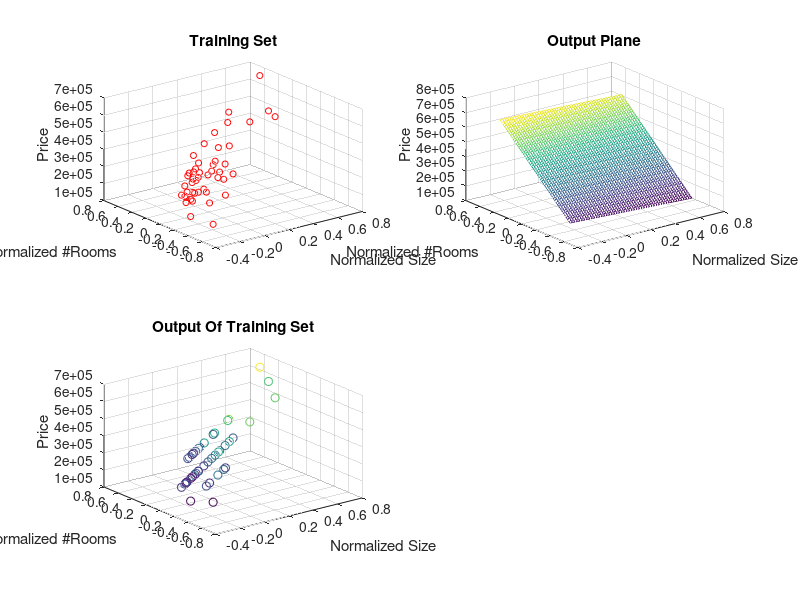

The MATLAB source for this figure:
%Dealing with data
data=load('house_prices.csv');
x1=data(:,1);
x2=data(:,2);
y=data(:,3);

m=length(y);
x1_new=zeros(m,1);
x2_new=zeros(m,1);
x=zeros(m,3);

% Mean normalization of features x1 and x2

% For x1
 mi=min(x1);
 mx=max(x1);
 me=mean(x1);
 r=mx-mi;
 for i=1:m
     dif=x1(i)-me;
     x1_new(i)=dif/r;
 end
 
 % For x2
 mi=min(x2);
 mx=max(x2);
 me=mean(x2);
 r=mx-mi;
 for i=1:m
     dif=x2(i)-me;
     x2_new(i)=dif/r;
 end
 
 %ploting the training set
 subplot(2,2,1);
 c=[1,0,0];
 scatter3(x1_new,x2_new,y,20,c);
 title('Training Set');
 xlabel('Normalized Size');
 ylabel('Normalized #Rooms');
 zlabel('Price');
 
 %Initializing some variables
 x=[ones(m,1),x1_new,x2_new];
 theta=zeros(3,1);
 h=x*theta;
 
 %Normal Equation
 theta=(inv(x'*x))*x'*y;
  
 h=x*theta;
 

%Ploting The Output variables
subplot(2, 2, 3);
scatter3(x1_new, x2_new,h,[],y(:));
title('Output Of Training Set');
xlabel('Normalized Size');
ylabel('Normalized #Rooms');
zlabel('Price');
 

%Ploting output in the form of plane
x1_range=linspace(min(x1_new),max(x1_new),50);
x2_range=linspace(min(x2_new),max(x2_new),50);
y_range=zeros(length(x1_range),length(x2_range));

for i =1:length(x1_range)
    for j =1:length(x2_range)
        y_range(i,j)=theta(1)+theta(2)*x1_range(i)+theta(3)*x2_range(j);
    end
end
subplot(2, 2, 2);
mesh(x1_range,x2_range,y_range);
xlabel('Normalized Size')
ylabel('Normalized #Rooms')
zlabel('Price')
title('Output Plane')


